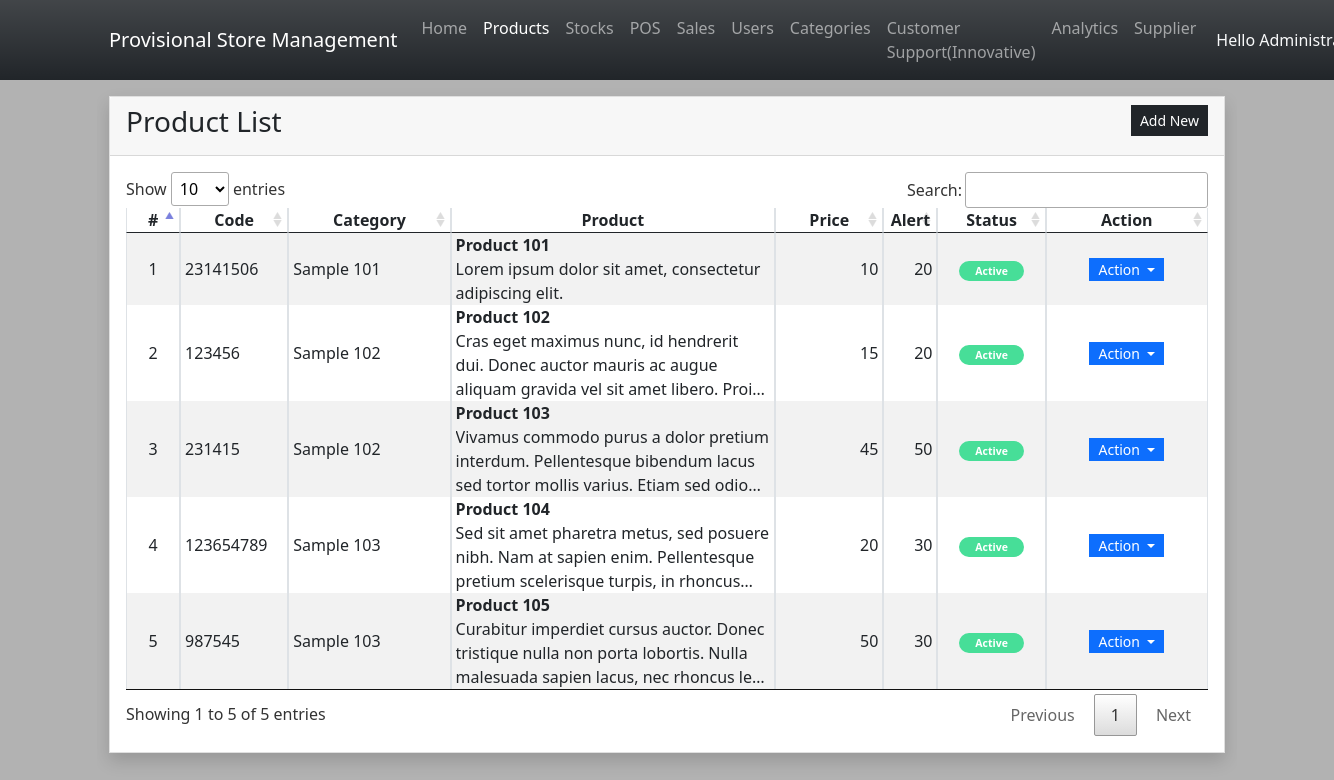
Page /?page=products (signed in) on the committed database.
### tables this page shows
CREATE TABLE `product_list` (
  `product_id` int(30) NOT NULL,
  `product_code` text NOT NULL,
  `category_id` int(30) NOT NULL,
  `name` text NOT NULL,
  `description` text NOT NULL,
  `price` double NOT NULL DEFAULT 0,
  `alert_restock` double NOT NULL DEFAULT 0,
  `status` tinyint(1) NOT NULL DEFAULT 1,
  `delete_flag` tinyint(1) NOT NULL DEFAULT 0,
  `date_created` datetime NOT NULL DEFAULT current_timestamp(),
  `date_updated` datetime DEFAULT NULL ON UPDATE current_timestamp()
);

CREATE TABLE `category_list` (
  `category_id` int(30) NOT NULL,
  `name` text NOT NULL,
  `description` text NOT NULL,
  `status` tinyint(1) NOT NULL DEFAULT 1,
  `delete_flag` tinyint(1) NOT NULL DEFAULT 0,
  `date_created` datetime NOT NULL DEFAULT current_timestamp(),
  `date_updated` datetime DEFAULT NULL ON UPDATE current_timestamp()
);

### products.php (the view, shortened to what this page needs)
<div class="card rounded-0 shadow">
    <div class="card-header d-flex justify-content-between">
        <h3 class="card-title">Product List</h3>
        <div class="card-tools align-middle">
            <button class="btn btn-dark btn-sm py-1 rounded-0" type="button" id="create_new">Add New</button>
        </div>
    </div>
    <div class="card-body">
        <table class="table table-hover table-striped table-bordered">
            <colgroup>
                <col width="5%">
                <col width="10%">
                <col width="15%">
                <col width="30%">
                <col width="10%">
                <col width="5%">
                <col width="10%">
                <col width="15%">
            </colgroup>
            <thead>
                <tr>
                    <th class="text-center p-0">#</th>
                    <th class="text-center p-0">Code</th>
                    <th class="text-center p-0">Category</th>
                    <th class="text-center p-0">Product</th>
                    <th class="text-center p-0">Price</th>
                    <th class="text-center p-0">Alert</th>
                    <th class="text-center p-0">Status</th>
                    <th class="text-center p-0">Action</th>
                </tr>
            </thead>
            <tbody>
                <?php
                $sql = "SELECT p.*,c.name as cname FROM `product_list` p inner join `category_list` c on p.category_id = c.category_id where p.delete_flag = 0 order by `name` asc";
                $qry = $conn->query($sql);
                $i = 1;
                    while($row = $qry->fetch_assoc()):
                ?>
                <tr>
                    <td class="text-center p-0"><?php echo $i++; ?></td>
                    <td class="py-0 px-1"><?php echo $row['product_code'] ?></td>
                    <td class="py-0 px-1"><?php echo $row['cname'] ?></td>
                    <td class="py-0 px-1">
                        <div class="fs-6 fw-bold truncate-1" title="<?php echo $row['name'] ?>"><?php echo $row['name'] ?></div>
                        <div class="fs-6 fw-light truncate-3" title="<?php echo $row['description'] ?>"><?php echo $row['description'] ?></div>
                    </td>
                    <td class="py-0 px-1 text-end"><?php echo number_format($row['price']) ?></td>
                    <td class="py-0 px-1 text-end"><?php echo number_format($row['alert_restock']) ?></td>
                    <td class="py-0 px-1 text-center">
                        <?php
                        if($row['status'] == 1){
                            echo  '<span class="py-1 px-3 badge rounded-pill bg-success"><small>Active</small></span>';
                        }else{
                            echo  '<span class="py-1 px-3 badge rounded-pill bg-danger"><small>Inactive</small></span>';
                        }
                        ?>
                    </td>
                    <td class="text-center py-0 px-1">
                        <div class="btn-group" role="group">
                            <button id="btnGroupDrop1" type="button" class="btn btn-primary dropdown-toggle btn-sm rounded-0 py-0" data-bs-toggle="dropdown" aria-expanded="false">
                            Action
                            </button>
                        </div>
                    </td>
                </tr>
                <?php endwhile; ?>
            </tbody>
        </table>
    </div>
</div>

### index.php (style rules this page uses)
:root { --bs-success-rgb:71, 222, 152 !important; }
html,body { height:100%; width:100%; }
@media screen { body { background-image:url('./images/new.jpg') !important; background-size:cover; background-repeat:no-repeat; background-position:center center; backdrop-filter: brightness(0.7); } }
.truncate-1 { overflow: hidden; text-overflow: ellipsis; display: -webkit-box; -webkit-line-clamp: 1; -webkit-box-orient: vertical; }
.truncate-3 { overflow: hidden; text-overflow: ellipsis; display: -webkit-box; -webkit-line-clamp: 3; -webkit-box-orient: vertical; }

### rows in the picture
product_list: product_code "23141506", category.name "Sample 101", name "Product 101", description "Lorem ipsum dolor sit amet, consectetur adipiscing elit.", price "10", alert_restock "20", status "Active"
product_list: product_code "123456", category.name "Sample 102", name "Product 102", description "Cras eget maximus nunc, id hendrerit dui. Donec auctor mauris ac augue aliquam gravida vel sit amet libero.…", price "15", alert_restock "20", status "Active"
product_list: product_code "231415", category.name "Sample 102", name "Product 103", description "Vivamus commodo purus a dolor pretium interdum. Pellentesque bibendum lacus sed tortor mollis varius. Etiam sed…", price "45", alert_restock "50", status "Active"
product_list: product_code "123654789", category.name "Sample 103", name "Product 104", description "Sed sit amet pharetra metus, sed posuere nibh. Nam at sapien enim. Pellentesque pretium scelerisque turpis, in…", price "20", alert_restock "30", status "Active"
product_list: product_code "987545", category.name "Sample 103", name "Product 105", description "Curabitur imperdiet cursus auctor. Donec tristique nulla non porta lobortis. Nulla malesuada sapien lacus, nec rhoncus…", price "50", alert_restock "30", status "Active"
